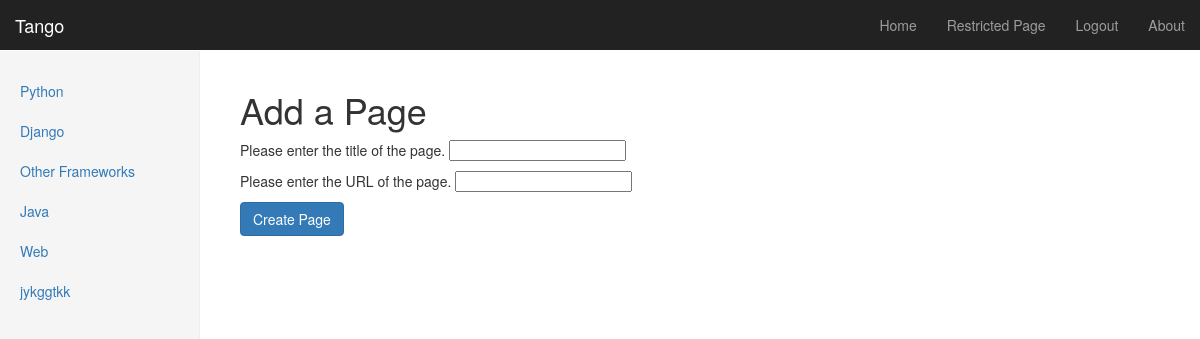
Page /tango/category/python/add_page/ (signed in) on the committed database.
### tango/models.py (models this page shows, shortened)
class Category(models.Model):
    name=models.CharField(max_length=128,unique=True)
    views=models.IntegerField(default=0)
    likes=models.IntegerField(default=0)
    slug = models.SlugField(unique=True)
    def __unicode__(self):
        return self.name

### tango/views.py (the view)
# urls.py: url(r'^category/(?P<category_name_slug>\w+)/add_page/$', views.add_page, name='add_page'),
@login_required
def add_page(request, category_name_slug):
    context_dict = {}
    try:
        cat=Category.objects.get(slug=category_name_slug)
        print cat
    except Category.DoesNotExist:
        cat=None
    if request.method == 'POST':
        form = PageForm(request.POST)
        if form.is_valid():
            if cat:
                page = form.save(commit=False)
                page.category = cat
                page.save()
                return category(request,category_name_slug)
            else:
                print form.errors
        else:
            form = PageForm()
    else:
        form = PageForm()
    context_dict['category_name_url']=category_name_slug
    context_dict['form']=form
    return render(request,'tango/add_page.html',context_dict)

### tango/form.py (shortened to what this page needs)
class PageForm(forms.ModelForm):
    title=forms.CharField(max_length=128,help_text="Please enter the title of the page.")
    url=forms.URLField(max_length=200,help_text="Please enter the URL of the page.")
    views=forms.IntegerField(widget=forms.HiddenInput(),initial=0)
    class Meta:
        model=Page
        exclude=('category',)

### tango/templatetags/tango_extras.py (called while the page is built)
@register.inclusion_tag('tango/cats.html')
def get_category_list(cat=None):
	return {'cats':Category.objects.all(),'act_cat':cat}

### templates/tango/add_page.html (shortened to what this page needs)
 {% extends 'base.html' %}
 {% block body_block %}
 <div>
	<h1>Add a Page</h1>
</div>
<div>
	{% if not category_name_url %}
			<div style="color: red;"><h3>The specified category does not exist!</h3></div>
		{% else %}
	<form class="span6" id="page_form" method="post" action="/tango/category/{{category_name_url}}/add_page/">
		{% for field in form.visible_fields %}
		   <h5>{{field.help_text }}  {{ field }}</h5>
		{% endfor %}
		<input class="btn btn-primary" type="submit" name="submit" value="Create Page"/>
	 </form>
	 {%endif %}
</div>
 {% endblock %}

### templates/tango/cats.html
{% if cats %}
<ul class="nav nav-sidebar">
	{% for c in cats %}
	{% if c == act_cat %}
	    <li class="active" >
	   {% else %}
		<li>{% endif %}
	<a href="{% url 'category' c.slug %}">{{ c.name }}</a></li>
	{% endfor %}
{% else %}
    <li><strong>There are no category present.</strong></li>
    </ul>
{% endif %}

### tango/static/dashboard.css (style rules this page uses)
body { padding-top: 50px; }
.nav-sidebar { margin-right: -21px; margin-bottom: 20px; margin-left: -20px; }
.nav-sidebar > li > a { padding-right: 20px; padding-left: 20px; }

### rows in the picture
Category: name "Python"
Category: name "Django"
Category: name "Other Frameworks"
Category: name "Java"
Category: name "Web"
Category: name "jykggtkk"

### other values in the picture
{{ field.help_text }} "Please enter the title of the page." "Please enter the URL of the page."
